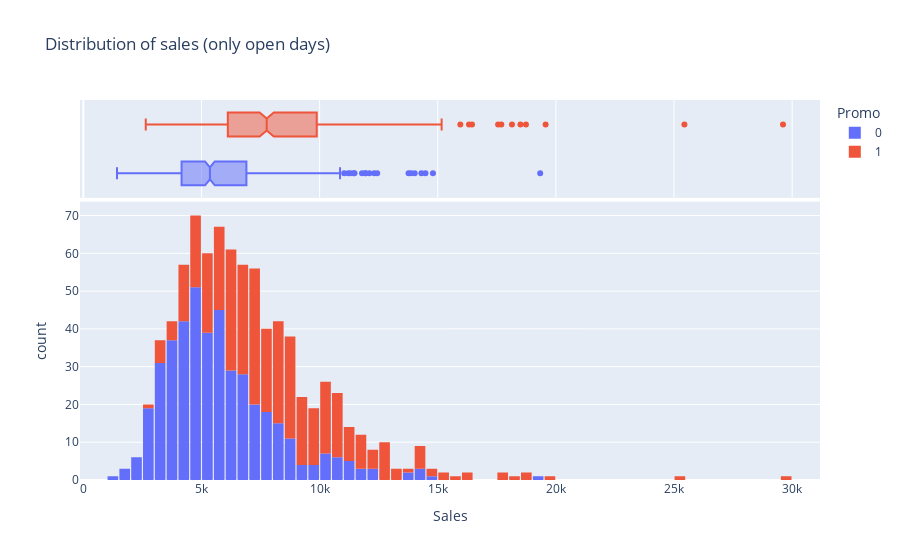

Write notebook code for a chart like this one.
### Code cell
fig = px.histogram(merged_sample_df[merged_sample_df.Open == 1], x='Sales',
                   marginal='box',
                   color='Promo',
                   title='Distribution of sales (only open days)')

fig.update_layout(bargap=0.1)
fig.show()

### Figure 1 — Plotly figure (JSON) as saved in the notebook; plotly's stock layout.template omitted (floating-point values rounded to 4 significant figures; data arrays with more than 128 entries replaced by an {"elided": "..."} marker saying what was removed)
{"data": [{"alignmentgroup": "True", "bingroup": "x", "hovertemplate": "Promo=0<br>Sales=%{x}<br>count=%{y}<extra></extra>", "legendgroup": "0", "marker": {"color": "#636efa", "pattern": {"shape": ""}}, "name": "0", "offsetgroup": "0", "orientation": "v", "showlegend": true, "type": "histogram", "x": {"elided": "434 int values"}, "xaxis": "x", "yaxis": "y"}, {"alignmentgroup": "True", "hovertemplate": "Promo=0<br>Sales=%{x}<extra></extra>", "legendgroup": "0", "marker": {"color": "#636efa"}, "name": "0", "notched": true, "offsetgroup": "0", "showlegend": false, "type": "box", "x": {"elided": "434 int values"}, "xaxis": "x2", "yaxis": "y2"}, {"alignmentgroup": "True", "bingroup": "x", "hovertemplate": "Promo=1<br>Sales=%{x}<br>count=%{y}<extra></extra>", "legendgroup": "1", "marker": {"color": "#EF553B", "pattern": {"shape": ""}}, "name": "1", "offsetgroup": "1", "orientation": "v", "showlegend": true, "type": "histogram", "x": {"elided": "389 int values"}, "xaxis": "x", "yaxis": "y"}, {"alignmentgroup": "True", "hovertemplate": "Promo=1<br>Sales=%{x}<extra></extra>", "legendgroup": "1", "marker": {"color": "#EF553B"}, "name": "1", "notched": true, "offsetgroup": "1", "showlegend": false, "type": "box", "x": {"elided": "389 int values"}, "xaxis": "x2", "yaxis": "y2"}], "layout": {"bargap": 0.1, "barmode": "relative", "legend": {"title": {"text": "Promo"}, "tracegroupgap": 0}, "title": {"text": "Distribution of sales (only open days)"}, "xaxis": {"anchor": "y", "domain": [0, 1], "title": {"text": "Sales"}}, "xaxis2": {"anchor": "y2", "domain": [0, 1], "matches": "x", "showgrid": true, "showticklabels": false}, "yaxis": {"anchor": "x", "domain": [0, 0.7326], "title": {"text": "count"}}, "yaxis2": {"anchor": "x2", "domain": [0.7426, 1], "matches": "y2", "showgrid": false, "showline": false, "showticklabels": false, "ticks": ""}}}
